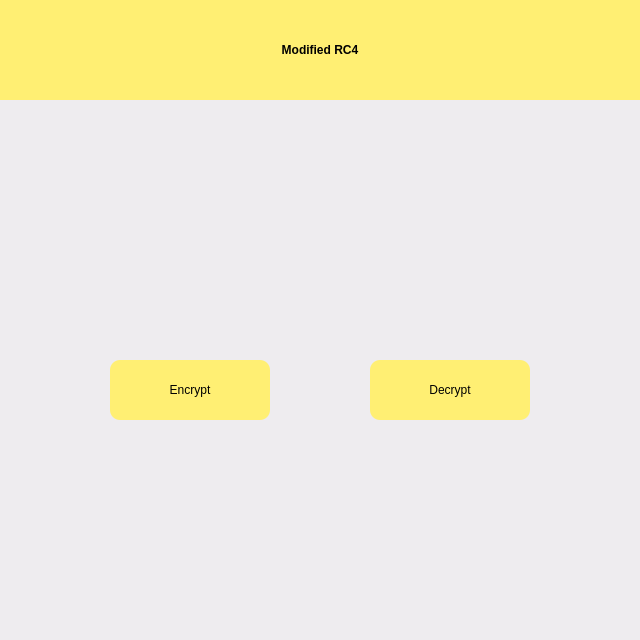
<?xml version="1.0" encoding="UTF-8"?>
<ui version="4.0">
 <class>Widget</class>
 <widget class="QWidget" name="Widget">
  <property name="geometry">
   <rect>
    <x>0</x>
    <y>0</y>
    <width>640</width>
    <height>640</height>
   </rect>
  </property>
  <property name="windowTitle">
   <string>Widget</string>
  </property>
  <property name="styleSheet">
   <string notr="true">background-color: rgb(238, 236, 239);</string>
  </property>
  <widget class="QWidget" name="widget1" native="true">
   <property name="geometry">
    <rect>
     <x>0</x>
     <y>0</y>
     <width>640</width>
     <height>640</height>
    </rect>
   </property>
   <property name="styleSheet">
    <string notr="true">QWidget#widget1 {background-color: rgb(147, 205, 255);};

</string>
   </property>
   <widget class="QLabel" name="label">
    <property name="geometry">
     <rect>
      <x>0</x>
      <y>0</y>
      <width>640</width>
      <height>100</height>
     </rect>
    </property>
    <property name="styleSheet">
     <string notr="true">background-color: rgb(255, 239, 115);
color: rgb(0, 0, 0);
font: 75 40pt &quot;Product Sans&quot;;
font-weight: bold;
</string>
    </property>
    <property name="text">
     <string>Modified RC4</string>
    </property>
    <property name="alignment">
     <set>Qt::AlignCenter</set>
    </property>
   </widget>
   <widget class="QPushButton" name="pushButton">
    <property name="geometry">
     <rect>
      <x>110</x>
      <y>360</y>
      <width>160</width>
      <height>60</height>
     </rect>
    </property>
    <property name="styleSheet">
     <string notr="true">QPushButton#pushButton {background-color: rgb(255, 239, 115);
font: 500 17pt &quot;Product Sans&quot;;
color: rgb(0, 0, 0);
border-radius: 10px;}
</string>
    </property>
    <property name="text">
     <string>Encrypt</string>
    </property>
   </widget>
   <widget class="QPushButton" name="pushButton_2">
    <property name="geometry">
     <rect>
      <x>370</x>
      <y>360</y>
      <width>160</width>
      <height>60</height>
     </rect>
    </property>
    <property name="styleSheet">
     <string notr="true">QPushButton#pushButton_2 {background-color: rgb(255, 239, 115);
font: 500 17pt &quot;Product Sans&quot;;
color: rgb(0, 0, 0);
border-radius: 10px;}
</string>
    </property>
    <property name="text">
     <string>Decrypt</string>
    </property>
   </widget>
   <zorder>pushButton</zorder>
   <zorder>pushButton_2</zorder>
   <zorder>label</zorder>
  </widget>
 </widget>
 <resources/>
 <connections/>
</ui>
